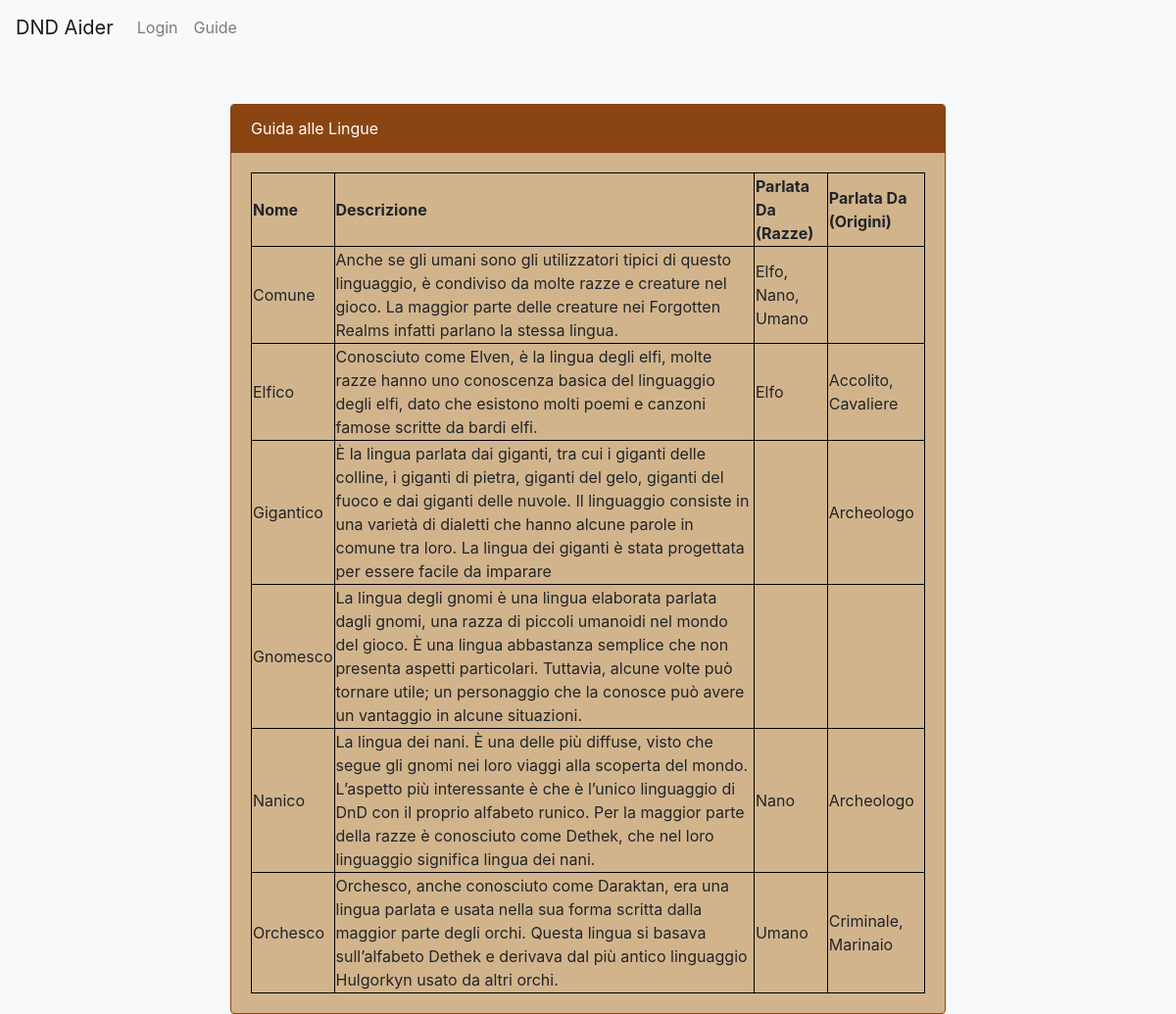
/guidelingue.php, run on the app's committed database.
### tables this page shows
CREATE TABLE `lingue` (
  `Nome` varchar(20) NOT NULL,
  `Descrizione` varchar(1000) NOT NULL
);

### database.php (called while the page is built, shortened)
<?php
class DatabaseHelper{
    public $db;
    public function __construct($servername, $username, $password, $dbname, $port){
        $this->db = new mysqli($servername, $username, $password, $dbname, $port);
    }
public function getLanguages(){
    $query="SELECT * FROM lingue";
    $stmt = $this->db->prepare($query);
    $stmt->execute();
    $result = $stmt->get_result();
    $lingue=array();
    while ($row = $result->fetch_assoc()){
        $lingue[]=$row;
    }
    return $lingue;
}
}
?>

### bootstrap.php (called while the page is built, shortened)
<?php
    require_once("database.php");
    $dbh = new DatabaseHelper("localhost", "root", "", "dnd_character_manager", 3306);
?>

### guidelingue.php (the view, shortened to what this page needs)
<?php
    require_once("bootstrap.php");
?>
<!DOCTYPE html>
<html lang="en">
<head>
    <link rel="stylesheet" href="https://stackpath.bootstrapcdn.com/bootstrap/4.5.0/css/bootstrap.min.css">
</head>
<body>
<header><nav class="navbar navbar-expand-lg navbar-light bg-light">
  <a class="navbar-brand" href="index.php">DND Aider</a>
  <div class="collapse navbar-collapse" id="navbarSupportedContent">
    <ul class="navbar-nav mr-auto">
      <?php
      if (isset($_SESSION["ID"])){
      ?>
       <li class="nav-item">
        <a class="nav-link" href="logout.php">Logout</a>
      </li>
      <li class="nav-item">
        <a class="nav-link" href="create.php">Crea</a>
      </li>
      <?php
      }else{
      ?>
      <li class="nav-item">
        <a class="nav-link" href="login.php">Login</a>
      </li>
      <?php
    } ?>
      <li class="nav-item">
        <a class="nav-link" href="guide.php">Guide</a>
      </li>
    </ul>
  </div>
</nav></header>
<div class="container">
        <div class="row justify-content-center">
            <div class="col-md-8">
                <div class="card">
                    <div class="card-header">Guida alle Lingue</div>
                    <div class="card-body">
                    <section>
                    <table>
                      <tr>
                      <th>Nome</th>
                      <th>Descrizione</th>
                      <th>Parlata Da (Razze) </th>
                      <th>Parlata Da (Origini)</th>
                      </tr>
                    <?php
                    $tuttelingue=$dbh->getLanguages();
                    foreach ($tuttelingue as $lingua){
                    $razze=$dbh->spokenByRace($lingua["Nome"]);
                    $parlataDaRazze=array();
                    foreach($razze as $razza){
                        array_push($parlataDaRazze, $razza);
                    }
                    $finalRazze=implode(", ", $parlataDaRazze);
                    $origini=$dbh->spokenByBackground($lingua["Nome"]);
                    $parlataDaOrigini=array();
                    foreach($origini as $origine){
                        array_push($parlataDaOrigini, $origine);
                    }
                    $finalOrigini=implode(", ", $parlataDaOrigini);
                    echo "<tr><td>".htmlentities($lingua["Nome"])."</td>
                    <td>".htmlentities($lingua["Descrizione"])."</td>
                    <td>".htmlentities($finalRazze)."</td>
                    <td>".htmlentities($finalOrigini)."</td></tr>";
                }
                    ?>
                     </table>
            </section>
                    </div>
                </div>
            </div>
        </div>
    </div>
</body>
</html>

### guidelingue.php (style rules this page uses)
body { background-color: #f8f9fa; }
.card { margin-top: 50px; background-color: #d2b48c; border: 1px solid #8b4513; }
.card-header { background-color: #8b4513; color: #fff; }
table, th, td { border: 1px solid black; border-collapse:collapse; }

### data on the page
lingue: Nome "Comune", Descrizione "Anche se gli umani sono gli utilizzatori tipici di questo linguaggio, è condiviso da molte razze e creature nel gioco. La maggior parte delle creature nei Forgotten Realms infatti parlano la stessa lingua.", finalRazze "Elfo, Nano, Umano"
lingue: Nome "Elfico", Descrizione "Conosciuto come Elven, è la lingua degli elfi, molte razze hanno uno conoscenza basica del linguaggio degli elfi, dato che esistono molti poemi e canzoni famose scritte da bardi elfi.", finalRazze "Elfo", finalOrigini "Accolito, Cavaliere"
lingue: Nome "Gigantico", Descrizione "È la lingua parlata dai giganti, tra cui i giganti delle colline, i giganti di pietra, giganti del gelo, giganti del fuoco e dai giganti delle nuvole. Il linguaggio consiste in una varietà di dialetti che hanno alcune parole in comune tra loro. La lingua dei giganti è stata progettata per essere facile da imparare", finalOrigini "Archeologo"
lingue: Nome "Gnomesco", Descrizione "La lingua degli gnomi è una lingua elaborata parlata dagli gnomi, una razza di piccoli umanoidi nel mondo del gioco. È una lingua abbastanza semplice che non presenta aspetti particolari. Tuttavia, alcune volte può tornare utile; un personaggio che la conosce può avere un vantaggio in alcune situazioni."
lingue: Nome "Nanico", Descrizione "La lingua dei nani. È una delle più diffuse, visto che segue gli gnomi nei loro viaggi alla scoperta del mondo. L’aspetto più interessante è che è l’unico linguaggio di DnD con il proprio alfabeto runico. Per la maggior parte della razze è conosciuto come Dethek, che nel loro linguaggio significa lingua dei nani.", finalRazze "Nano", finalOrigini "Archeologo"
lingue: Nome "Orchesco", Descrizione "Orchesco, anche conosciuto come Daraktan, era una lingua parlata e usata nella sua forma scritta dalla maggior parte degli orchi. Questa lingua si basava sull’alfabeto Dethek e derivava dal più antico linguaggio Hulgorkyn usato da altri orchi.", finalRazze "Umano", finalOrigini "Criminale, Marinaio"
